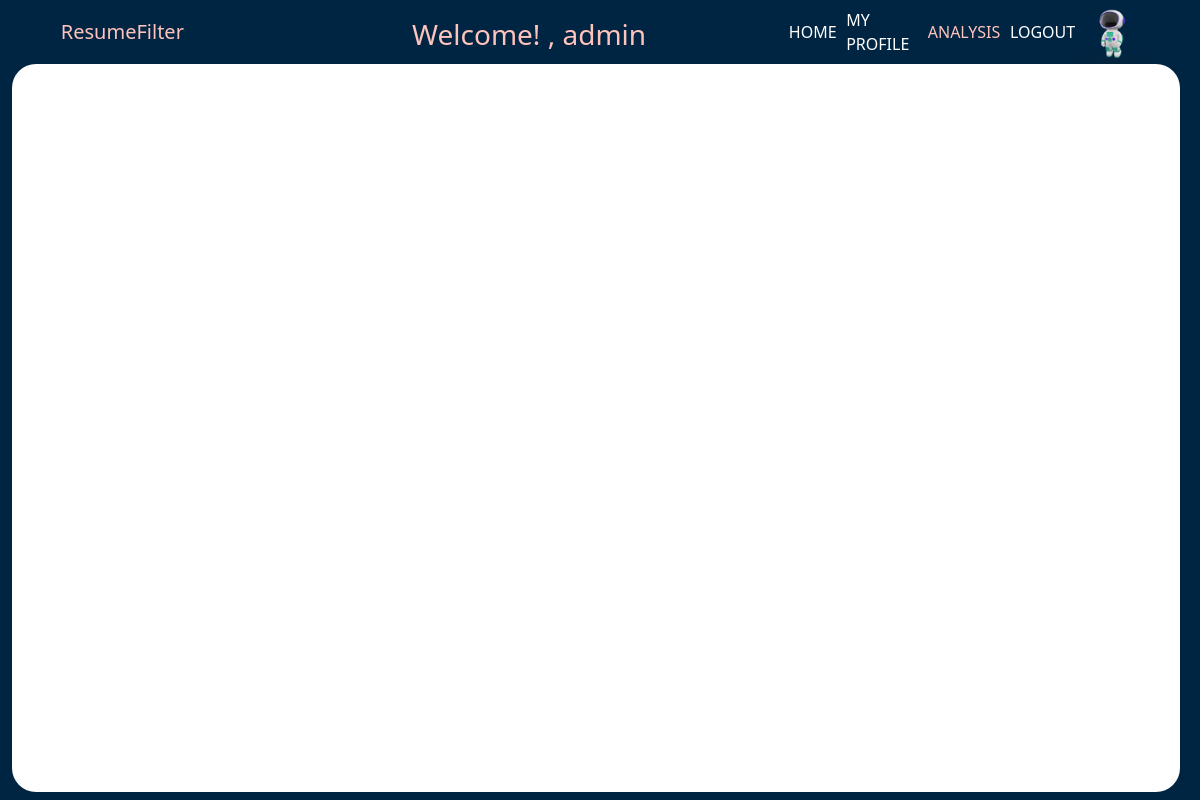
The page /studentAnalysis (signed in) on the database as committed earlier.
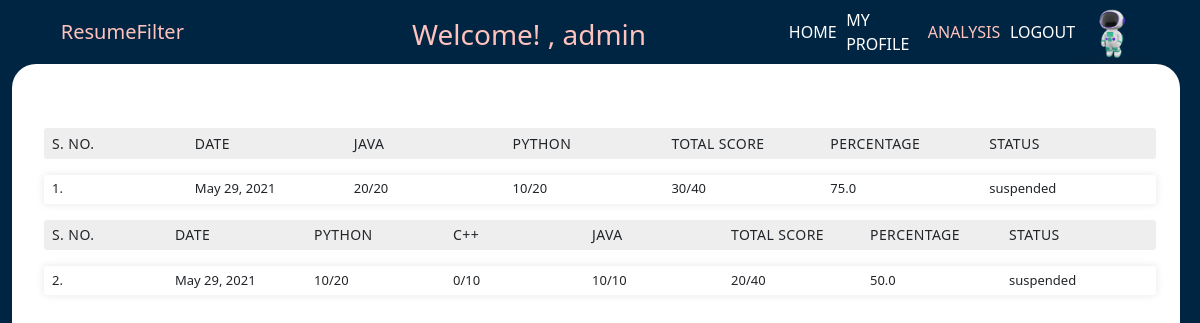
The same page on the database as committed later.
### studentPortal/models.py (models this page shows)
class Analysis(models.Model):
    user_id = models.ForeignKey(User, on_delete=CASCADE,default=1)
    date = models.DateField()
    score = models.IntegerField()
    total = models.IntegerField()
    percentage = models.FloatField()
    status = models.CharField(max_length=20)
    detailed_result = models.TextField(default= "null")

### studentPortal/views.py (the view)
# urls.py: path('studentAnalysis', views.studentAnalysis, name='index'),
def studentAnalysis(request):
    user = User.objects.get(id= request.user.id)
    results = Analysis.objects.filter(user_id = user )
    for i in range(0, len(results)):
        results[i].detailed_result = json.loads(results[i].detailed_result)
    return render(request, 'studentPortal/studentAnalysis.html', {'results_dict': results})

### templates/studentPortal/studentAnalysis.html (shortened to what this page needs)
<!DOCTYPE html> {% extends 'studentPortal/baseStudent.html' %} {% load static %}
{% block header_block %}
<link
  rel="stylesheet"
  href="{% static 'css/studentPortal/studentAnalysis.css' %}"
/>
{% endblock %} {% block body_block %}
<div class= "analysis-content">
{% for result in results_dict %}
  <ul class="responsive-table">
    <li class="table-header">
      <div class="col colu-0">S. No.</div>
      <div class="col colu-2" id = "date_header">Date</div>
        {% for key, values in result.detailed_result.items %}
          <div class="col colu-3">{{key}}</div>
        {% endfor %}
      <div class="col colu-4">Total Score</div>
      <div class="col colu-5">Percentage</div>
      <div class="col colu-6">Status</div>
    </li>
    <div class="tableRows">
      <li class="table-row">
        <div class="col colu-0" data-label="SNo">
          {{ forloop.counter }}.
        </div>
        <div class="col colu-2" id = "date" data-label="Date">
          {{result.date}}
        </div>
        {% for key, values in result.detailed_result.items %}
                <div class="col colu-3" data-label="Score"> {{values.0}}/{{values.1}}</div>
        {% endfor %}
        <div class="col colu-4" data-label="TotalScore">
          {{result.score}}/{{result.total}}
        </div>
        <div class="col colu-6" data-label="Percentage">
          {{result.percentage}}
        </div>
        <div class="col colu-7" data-label="Status">
          {{result.status}}
        </div>
      </li>
    </div>
  </ul>
  {% endfor%}
  </div>
{% endblock %}

### templates/studentPortal/baseStudent.html (shortened to what this page needs)
<!DOCTYPE html>
{% load static %}
<html lang="en">
  <head>
    <link
      href="https://cdn.jsdelivr.net/npm/bootstrap@5.0.1/dist/css/bootstrap.min.css"
      rel="stylesheet"
    />
    <link
      rel="stylesheet"
      href="{% static 'css/studentPortal/baseStudent.css' %}"
    />
    {% block header_block %}{% endblock %}
  </head>
  <body>
    <div class="container-fluid web-page">
      <nav class="navbar navbar-light">
        <div class="container-fluid">
          <a class="navbar-brand" href="#"> ResumeFilter </a>
          <h3 class="username">Welcome! , {{user.username}}</h3>
          <div class="nav-right">
            <a href="/studentDashboard"> HOME </a>
            <a href="/studentProfile"> MY PROFILE </a>
            <a href="/studentAnalysis"> ANALYSIS </a>
            <a href="{% url 'logout'%}"> LOGOUT </a>
            <img class = "robot" src= "{% static 'images/robot.png' %}"
          </div>
        </div>
      </nav>
      <div class="contatiner-fluid page-content">
        {% block body_block %} main content {% endblock %}
      </div>
    </div>
  </body>
</html>

### static/css/studentPortal/baseStudent.css (style rules this page uses)
:root { --baseColor: #002542; --bgcolor1: #ffc3bd; --bgcolor2: #eeeeee; --hoverColor: #4a8abb; }
.username { position:absolute; top:1.1rem !important; left:25rem !important; color: #ffc3bd !important; }
.web-page { background-color: var(--baseColor); height: 100vh; width: 100vw; position: absolute; }
.page-content { background-color: white; border-radius: 1.5rem; position: relative; height: calc(100vh - 4.5rem); width: calc(100vw - 2rem); overflow: scroll; overflow-x: scroll; }
.navbar-light { padding: 0; }
.navbar .container-fluid { margin: 0 2rem; }
.navbar-light .navbar-brand { color: var(--bgcolor1); }
.nav-right { display: flex; justify-content: space-between; width: 30vw; align-items: center; }
.navbar a { text-decoration: none; color: white; padding: 0.3rem; }
a.active { color: var(--bgcolor1); }
.robot { width: 4rem; height: 4rem; }

### static/css/studentPortal/studentAnalysis.css (style rules this page uses)
:root { --baseColor: #002542; --bgcolor1: #ffc3bd; --bgcolor2: #eeeeee; --hoverColor: #4a8abb; }
.analysis-content { margin-top: 3rem; width: 98vw; overflow-x: scroll; }
.responsive-table { margin-bottom: 1rem; padding: 0; width: 100%; padding: 0 1rem }
li { border-radius: 3px; padding: 0.3rem 0.5rem; display: flex; justify-content: space-between; margin: 1rem; font-size: small; align-items: center; }
.table-header { background-color: var(--bgcolor2); font-size: 14px; text-transform: uppercase; letter-spacing: 0.03em; margin-bottom: 0; }
.table-row { background-color: #ffffff; box-shadow: 0px 0px 9px 0px rgba(0, 0, 0, 0.1); }
.colu-0 { padding: 0 !important; }
.col { padding-right: 1rem; }

Rows that differ between the two databases and show on the page:
added Analysis: detailed_result "JAVA" "PYTHON", date "May 29, 2021", values "20" "10", values "20" "20", score "30", total "40", percentage "75.0", status "suspended"
added Analysis: detailed_result "PYTHON" "C++" "JAVA", date "May 29, 2021", values "10" "0" "10", values "20" "10" "10", score "20", total "40", percentage "50.0", status "suspended"
